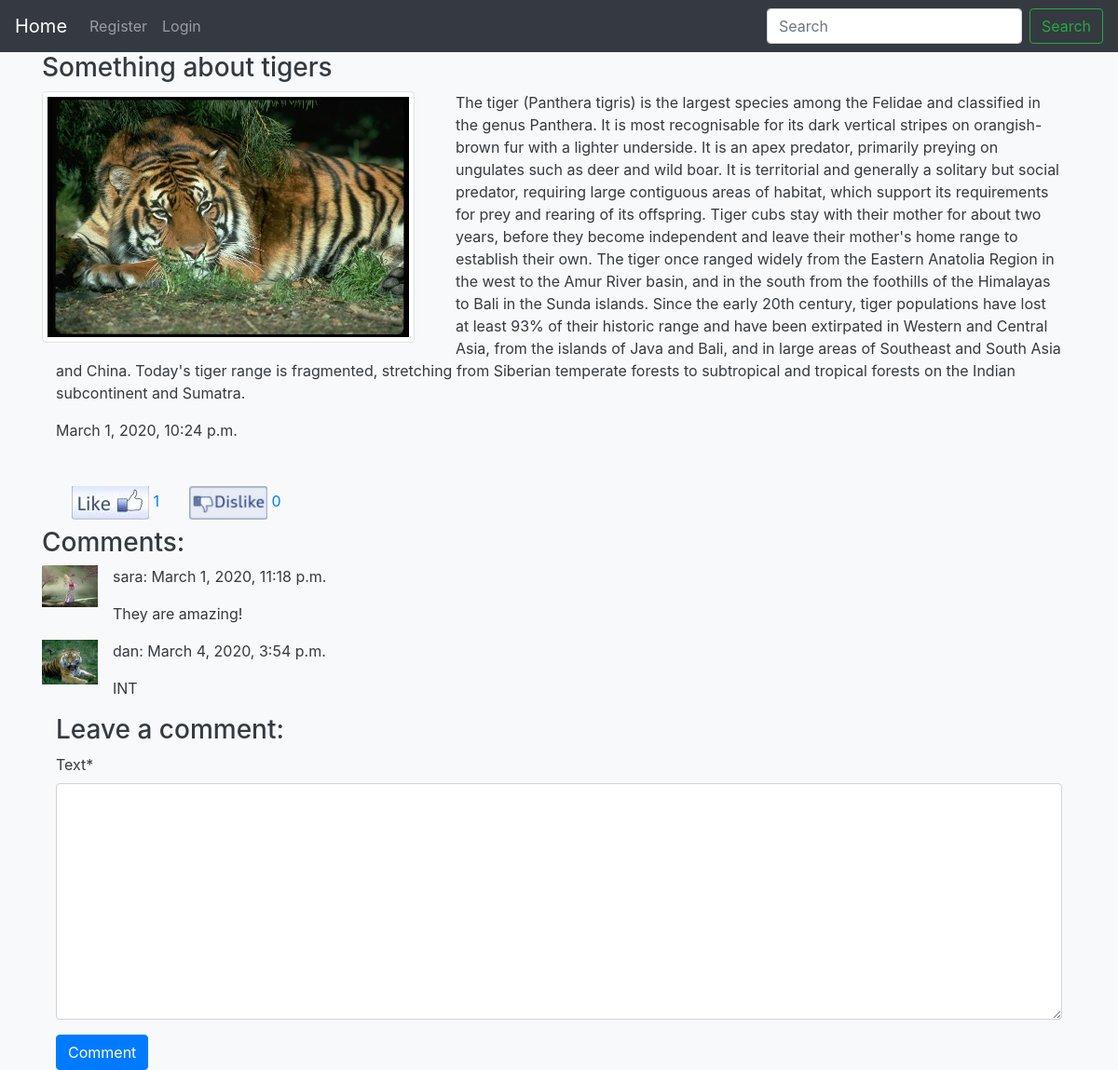
Screenshot of /show_post/11 with the database file from the repository.
### myapp/models.py (models this page shows, shortened)
class Post(models.Model):
    user = models.ForeignKey(User, on_delete=models.CASCADE, name='user', related_name='posts')
    title = models.CharField(max_length=200, default='', blank=True, null=True)
    text = models.TextField(max_length=30000)
    created_date = models.DateTimeField(default=timezone.now)
    likes = models.IntegerField(default=0)
    dislikes = models.IntegerField(default=0)

class Image(models.Model):
    post = models.ForeignKey(Post, on_delete=models.CASCADE, name='post', related_name='images')
    image = models.ImageField(upload_to='posts_images/', blank=True, null=True)

class Comment(models.Model):
    user = models.ForeignKey(User, on_delete=models.CASCADE, name='user', related_name='comments', default=None)
    post = models.ForeignKey(Post, on_delete=models.CASCADE, name='post', related_name='comments', default=None)
    text = models.TextField(max_length=3000)
    created_date = models.DateTimeField(default=timezone.now)

class Profile(models.Model):
    user = models.OneToOneField(User, on_delete=models.CASCADE, related_name='profile')
    gender = models.CharField(max_length=10, blank=True, null=True)
    city = models.CharField(max_length=100, blank=True, null=True)
    emotions = models.TextField(max_length=1000, blank=True, null=True)
    photo = models.ImageField(upload_to='profile_photos/', blank=True, null=True, default='user_empty_photo.jpg')

### myapp/views.py (the view, shortened to what this page needs)
# urls.py: path('show_post/<int:id>', views.show_post, name='show_post'),
def show_post(request, id):
    user = request.user
    post = Post.objects.filter(pk=id).get()
    images = post.images.all()
    comments = Comment.objects.filter(post=post).all()
    form = AddComment(data=request.POST or None)
    return render(request, 'myapp/show_post.html', context={'user': user, 'post': post, 'images': images,
                                                            'comments': comments, 'form': form})

### myapp/forms.py
class AddComment(forms.ModelForm):
    class Meta:
        model = Comment
        fields = (
            'text',
        )

### myapp/templates/myapp/show_post.html (shortened to what this page needs)
{% extends 'index.html' %}
{% load crispy_forms_tags %}
{% block content %}
    <div class="container">
    <div class="row-fluid">
        <h3>{{ post.title }}</h3>
        <div class="inline float-left" style="width: 40%">
            {% for image in images %}
                <div class="thumb">
                    <img class="img-rounded img-responsive img-thumbnail" style="width: 90%; padding: 5px"
                         src={{ image.image.url }}>
                </div>
            {% endfor %}
        </div>
        <div class="container">
            <p>{{ post.text }}</p>
            <p>{{ post.created_date }}</p>
            <br>
            <ul class="nav">
                <li class="nav-item">
                    <a class="nav-link" href="{% url 'myapp:like_post' post.pk %}"><img
                            src="../media/like.jpg"> {{ post.likes }}</a>
                </li>
                <li class="nav-item">
                    <a class="nav-link" href="{% url 'myapp:dislike_post' post.pk %}"><img
                            src="../media/dislike.png"> {{ post.dislikes }}</a>
                </li>
            </ul>
        </div>
    </div>
    <div class="row">
        <div class="container">
            <h3>Comments:</h3>
            {% for comment in comments %}
                <div class="media">
                    <img src="{{ comment.user.profile.photo.url }}" class="align-self-start mr-3" style="width:60px">
                    <div class="media-body">
                        <p>{{ comment.user.username }}: {{ comment.created_date }}</p>
                        <p>{{ comment.text }}</p>
                    </div>
                </div>
            {% endfor %}
        </div>
    </div>
    <div class="container">
        <h3>Leave a comment:</h3>
        <form method="post">
            {{ form|crispy }}
            <button type="submit" class="btn btn-primary">Comment</button>
        </form>
    </div>
{% endblock %}

### myapp/templates/index.html (shortened to what this page needs)
<!DOCTYPE html>
<html lang="en">
<head>
    <link rel="stylesheet" href="https://stackpath.bootstrapcdn.com/bootstrap/4.4.1/css/bootstrap.min.css"
>
    {% load static %}
</head>
<header>
    <nav class="navbar navbar-expand-sm bg-dark navbar-dark top">
        <a class="navbar-brand" href="{% url 'myapp:home' %}">Home</a>
        <div class="collapse navbar-collapse" id="navbarSupportedContent">
            <ul class="navbar-nav mr-auto">
                {% if user.is_authenticated %}
                    <li class="nav-item">
                        <a class="nav-link" href="{% url 'myapp:account' %}">Account</a>
                    </li>
                    <li class="nav-item">
                        <a class="nav-link" href="{% url 'myapp:logout' %}">Logout</a>
                    </li>
                {% else %}
                    <li class="nav-item">
                        <a class="nav-link" href="{% url 'myapp:register' %}">Register</a>
                    </li>
                    <li class="nav-item">
                        <a class="nav-link" href="{% url 'myapp:login' %}">Login</a>
                    </li>
                {% endif %}
            </ul>
            <form class="form-inline my-2 my-lg-0" method="get" action="{% url 'myapp:search' %}">
                <input class="form-control mr-sm-2" type="search" placeholder="Search" aria-label="Search"
                       name="search">
                <button class="btn btn-outline-success my-2 my-sm-0" type="submit">Search</button>
            </form>
        </div>
    </nav>
</header>
<body class="bg-light text-dark">
{% load static %}
{% block content %}
{% endblock %}
</body>
</html>

### rows the page displays
Post: title "Something about tigers", text "The tiger (Panthera tigris) is the largest species among the Felidae and classified in the genus Panthera. It is most recognisable for its dark vertical stripes on orangish-brown fur with a lighter underside. It is an apex predator, primarily preying on ungulates such as deer and wild boar. It is territorial and generally a solitary but social predator, requiring large contiguous areas of habitat, which support its requirements for prey and rearing of its offspring. Tiger cubs stay with their mother for about two years, before they become independent and leave their mother's home range to establish their own. The tiger once ranged widely from the Eastern Anatolia Region in the west to the…", created_date "March 1, 2020, 10:24 p.m.", likes "1", dislikes "0"
Image: image (picture)
Comment: user.profile.photo (picture), user.username "sara", created_date "March 1, 2020, 11:18 p.m.", text "They are amazing!"
Comment: user.profile.photo (picture), user.username "dan", created_date "March 4, 2020, 3:54 p.m.", text "INT"
